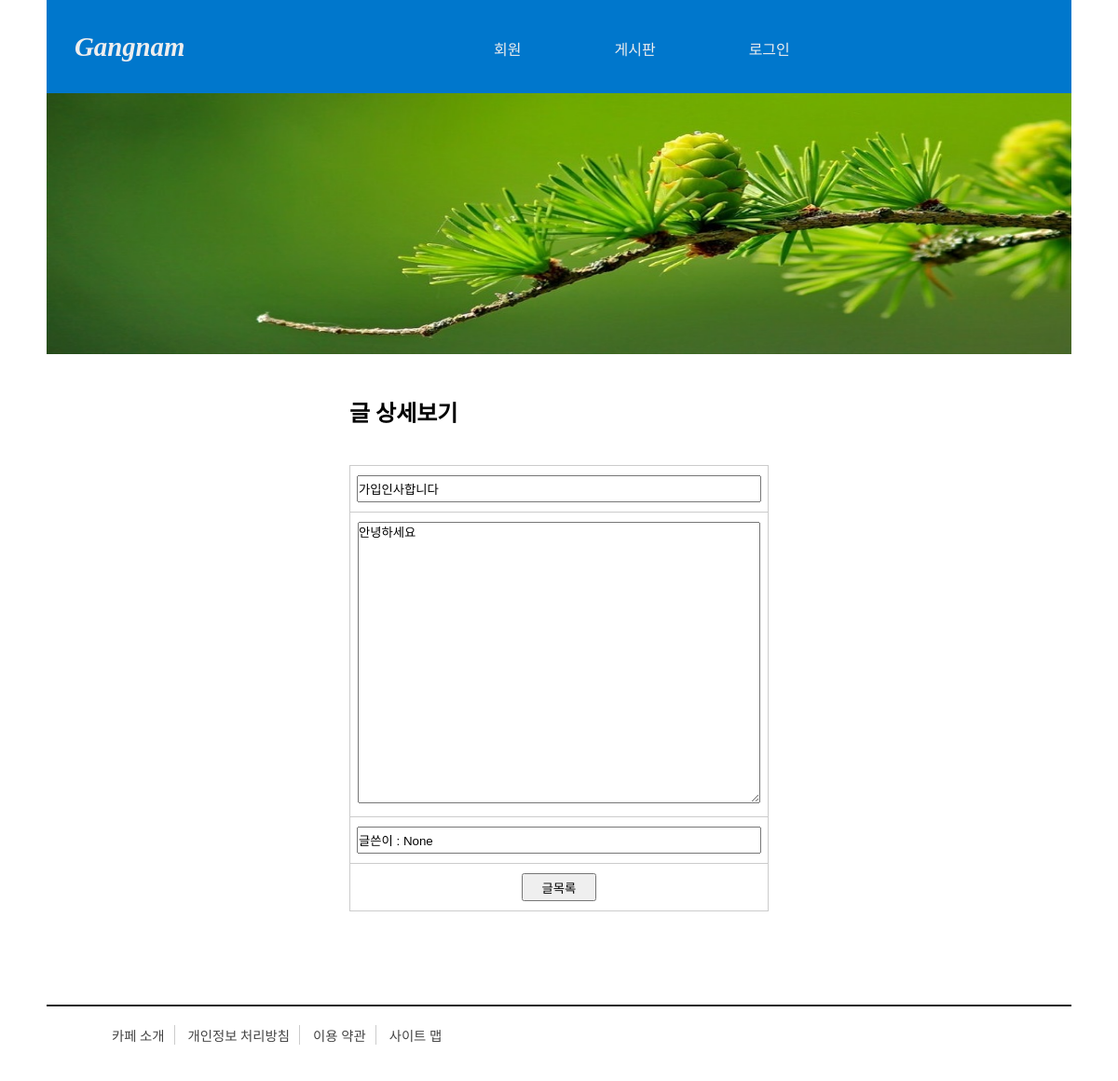
The app's page /detail/2 with its own data.
### tables this page shows
CREATE TABLE board(
        bno INTEGER PRIMARY KEY AUTOINCREMENT,
        title TEXT NOT NULL,
        content TEXT NOT NULL,
        createdate DATETIME DEFAULT (datetime('now', 'localtime')),
        hit INTEGER DEFAULT 0,
        memberid TEXT NOT NULL,
        FOREIGN KEY(memberid) REFERENCES member(memberid) ON DELETE CASCADE);

### pyworks/member/start_app.py (the view)
@app.route('/detail/<int:bno>', methods=['GET'])
def detail(bno):  #매개변수로 bno 설정
    conn = getconn()
    cursor = conn.cursor()
    sql = f"SELECT * FROM board WHERE bno = {bno}"
    cursor.execute(sql)
    board = cursor.fetchone()  # 게시글 1개 가져옴
    hit = board[4]
    sql = f"UPDATE board SET hit = {hit + 1} WHERE bno = {bno}"
    cursor.execute(sql)
    conn.commit()
    conn.close()
    return render_template('detail.html', board=board)

### pyworks/member/start_app.py (called while the page is built)
def getconn():
    conn = sqlite3.connect("c:/green_project/sqlworks/pydb/memberdb.db")
    return conn

### pyworks/member/templates/detail.html (shortened to what this page needs)
<!DOCTYPE html>
<html lang="ko">
<head>
    <link rel="stylesheet"
          href="{{ url_for('static', filename='css/style.css') }}">
</head>
<body>
    <div id="container">
        {% include 'header.html' %}
        <div id="main-pic">
            <img src="{{ url_for('static', filename='images/header1.jpg') }}">
        </div>
        <section id="detail">
            <h2>글 상세보기</h2>
            <table>
                <tbody>
                    <tr>
                        <td>
                            <input type="text" name="title" value="{{ board[1] }}"
                                    readonly>
                        </td>
                    </tr>
                    <tr>
                        <td>
                            <textarea name="content" readonly>{{ board[2] }}</textarea>
                        </td>
                    </tr>
                    <tr>
                        <td>
                            <input type="text" name="memberid" readonly
                                   value="글쓴이 : {{ board[5] }}">
                        </td>
                    </tr>
                    <tr>
                        <td>
                            <a href="{{ url_for('boardlist') }}">
                                <button type="button">글목록</button>
                            </a>
                        </td>
                    </tr>
                </tbody>
            </table>
        </section>
        {% include 'footer.html' %}
    </div>
</body>
</html>

### pyworks/member/static/css/style.css (style rules this page uses)
* { margin: 0; padding: 0; }
#container { width: 100%; margin: 0 auto; }
a { text-decoration: none; }
#main-pic img { width: 100%; height: 240px; }
#memberlist table, th, td { border: 1px solid #ccc; border-collapse: collapse; text-align: center; }
#memberlist table th, td { padding: 10px 0; font-size: 0.9em; }
#boardlist table, th, td { border: 1px solid #ccc; border-collapse: collapse; }
#boardlist table th, td { padding: 10px 5px; font-size: 0.7em; }
#writing table, td { border: 1px solid #ccc; border-collapse: collapse; }
#detail { width: 450px; margin: 40px auto 100px; }
#detail table { width: 450px; margin: 40px auto; }
#detail table, td { border: 1px solid #ccc; border-collapse: collapse; }
#detail table input[type='text'] { width: 430px; height: 25px; }
#detail textarea { width: 430px; height: 300px; }
#detail table button[type='button'] { width: 80px; height: 30px; }
#update table, td { border: 1px solid #ccc; border-collapse: collapse; }
@media screen and (min-width: 780px) { #main-pic img { width: 100%; height: 260px; } }
@media screen and (min-width: 780px) { #boardlist table th, td { padding: 10px 5px; font-size: 0.8em; } }
@media screen and (min-width: 1100px) { #container { width: 1100px; margin: 0 auto; } }
@media screen and (min-width: 1100px) { #main-pic img { width: 100%; height: 280px; } }
@media screen and (min-width: 1100px) { #boardlist table th, td { padding: 10px 0; font-size: 1em; } }

### records on screen
board: title "가입인사합니다", content "안녕하세요", memberid "글쓴이 : None"
